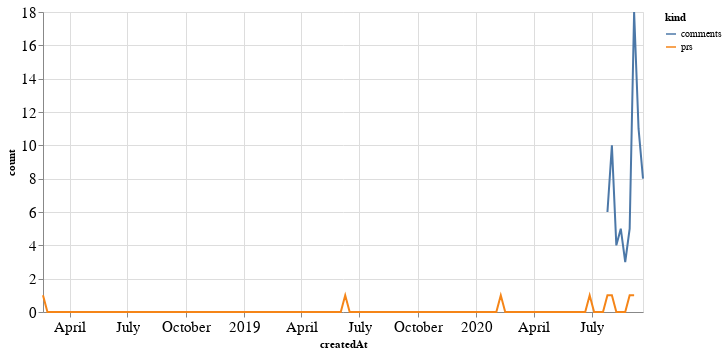

Source (notebook cell):
### Code cell
alt.Chart(total_time, width=600).mark_line().encode(
    x='createdAt',
    y='count',
    color='kind'
)

### Figure 1 — Vega-Lite specification as saved in the notebook (floating-point values rounded to 4 significant figures; data arrays with more than 128 entries replaced by an {"elided": "..."} marker saying what was removed)
{"config": {"axisLeft": {"labelFontSize": 15}, "axisBottom": {"labelFontSize": 15}}, "data": {"name": "data-c83eae7c3c2464c2585f763094b8a5e5"}, "mark": "line", "encoding": {"color": {"type": "nominal", "field": "kind"}, "x": {"type": "temporal", "field": "createdAt"}, "y": {"type": "quantitative", "field": "count"}}, "width": 600, "$schema": "https://vega.github.io/schema/vega-lite/v4.8.1.json", "datasets": {"data-c83eae7c3c2464c2585f763094b8a5e5": {"elided": "272 records"}}}
